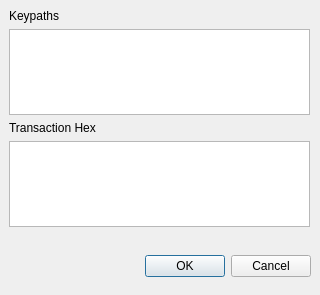
<?xml version="1.0" encoding="UTF-8"?>
<ui version="4.0">
 <class>TransactionDialog</class>
 <widget class="QDialog" name="TransactionDialog">
  <property name="geometry">
   <rect>
    <x>0</x>
    <y>0</y>
    <width>320</width>
    <height>295</height>
   </rect>
  </property>
  <property name="windowTitle">
   <string>Dialog</string>
  </property>
  <widget class="QDialogButtonBox" name="buttonBox">
   <property name="geometry">
    <rect>
     <x>10</x>
     <y>250</y>
     <width>301</width>
     <height>32</height>
    </rect>
   </property>
   <property name="orientation">
    <enum>Qt::Horizontal</enum>
   </property>
   <property name="standardButtons">
    <set>QDialogButtonBox::Cancel|QDialogButtonBox::Ok</set>
   </property>
  </widget>
  <widget class="QWidget" name="verticalLayoutWidget">
   <property name="geometry">
    <rect>
     <x>9</x>
     <y>9</y>
     <width>301</width>
     <height>218</height>
    </rect>
   </property>
   <layout class="QVBoxLayout" name="verticalLayout">
    <item>
     <widget class="QLabel" name="label_2">
      <property name="text">
       <string>Keypaths</string>
      </property>
     </widget>
    </item>
    <item>
     <widget class="QPlainTextEdit" name="plainTextEdit"/>
    </item>
    <item>
     <widget class="QLabel" name="label">
      <property name="text">
       <string>Transaction Hex</string>
      </property>
     </widget>
    </item>
    <item>
     <widget class="QPlainTextEdit" name="plainTextEdit_2"/>
    </item>
   </layout>
  </widget>
  <zorder>buttonBox</zorder>
  <zorder>verticalLayoutWidget</zorder>
  <zorder>plainTextEdit_2</zorder>
 </widget>
 <resources/>
 <connections>
  <connection>
   <sender>buttonBox</sender>
   <signal>accepted()</signal>
   <receiver>TransactionDialog</receiver>
   <slot>accept()</slot>
   <hints>
    <hint type="sourcelabel">
     <x>248</x>
     <y>254</y>
    </hint>
    <hint type="destinationlabel">
     <x>157</x>
     <y>274</y>
    </hint>
   </hints>
  </connection>
  <connection>
   <sender>buttonBox</sender>
   <signal>rejected()</signal>
   <receiver>TransactionDialog</receiver>
   <slot>reject()</slot>
   <hints>
    <hint type="sourcelabel">
     <x>316</x>
     <y>260</y>
    </hint>
    <hint type="destinationlabel">
     <x>286</x>
     <y>274</y>
    </hint>
   </hints>
  </connection>
 </connections>
</ui>
